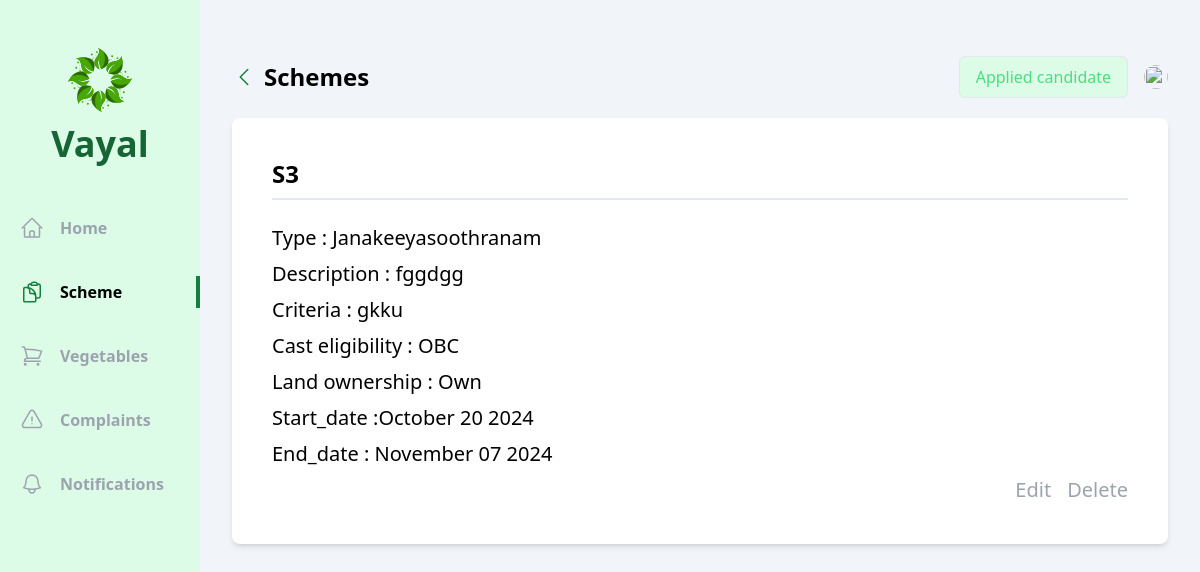
The page /officer/schemes/2/ on the database its author committed.
### officer/models.py (models this page shows, shortened)
class Scheme(models.Model):
    officer=models.ForeignKey(Agricultural_officer, on_delete=models.CASCADE)
    name=models.CharField(max_length=250)
    type=models.CharField(max_length=50,choices=schem_type)
    description=models.CharField(max_length=250)
    criteria=models.CharField(max_length=250)
    cast_eligibility = models.CharField(max_length=50,choices=scheme_cast,default='All')
    land_ownership=models.CharField(max_length=20, choices=land,default='All')
    posted_date=models.DateTimeField(auto_now_add=True)
    start_date=models.DateField()
    end_date=models.DateField()

### officer/views/schemes.py (the view)
# urls.py: path('schemes/<int:id>/',schemes.details,name='details_schemes'),
def details(request,id):
    scheme=Scheme.objects.get(id=id)
    return render(request,'officer/schemes/details.html',{'scheme':scheme})

### officer/templates/officer/schemes/details.html (shortened to what this page needs)
{% extends 'base.html' %}
{% block content %}
<div class="flex  bg-slate-100">
  <div class="w-2/12 bg-green-100 flex flex-col items-center pb-10">
      <div class="my-12 flex flex-col gap-3 justify-center items-center">
          <h1 class="text-4xl font-bold text-green-800 ">Vayal</h1>
      </div>
      <ul class="flex flex-col gap-8 w-full font-bold text-gray-400">
        <li class="w-full flex items-center px-5 py-1 gap-4 group hover:text-gray-500 cursor-pointer hover:border-green-700 hover:border-r-4">
          <a href="{% url 'officer:home' %}">Home</a>
      </li>
            <li class="w-full flex items-center px-5 py-1 gap-4 border-r-4 text-black border-green-700">
              <a href="{% url 'officer:schemes' %}">Scheme</a>
          </li>
          <li class="w-full flex items-center px-5 py-1 gap-4 group hover:text-gray-500 cursor-pointer hover:border-green-700 hover:border-r-4">
            <a href="{% url 'officer:vegetables' %}">Vegetables</a>
        </li>
        <li class="w-full flex items-center px-5 py-1 gap-4 group hover:text-gray-500 cursor-pointer hover:border-green-700 hover:border-r-4">
            <a href="{% url 'officer:complaints' %}">Complaints</a>
        </li>
        <li class="w-full flex items-center px-5 py-1 gap-4 group hover:text-gray-500 cursor-pointer hover:border-green-700 hover:border-r-4">
            <a href="{% url 'officer:notifications' %}">Notifications</a>
        </li>
      </ul>
    </div>
    <div class="w-10/12 h-screen overflow-y-auto px-8 py-14">
        <div class="flex justify-between mb-5">
            <div class="flex items-center gap-2">
                <a class="text-green-700" href="{% url 'officer:schemes' %}">
                    <svg xmlns="http://www.w3.org/2000/svg" fill="none" viewBox="0 0 24 24" stroke-width="1.5" stroke="currentColor" class="w-6 h-6">
                        <path stroke-linecap="round" stroke-linejoin="round" d="M15.75 19.5L8.25 12l7.5-7.5" />
                    </svg>
                </a>
                <h1 class="text-2xl font-bold">Schemes</h1>
            </div>
            <div class="flex items-center gap-4">
                <span class="px-4 py-2 flex gap-1 bg-green-100 text-green-400 border cursor-pointer bborder-green-300font-bold rounded-md">
                    <span><a href="{% url 'officer:applied_users' scheme.id %}">Applied candidate</a></span>
                </span>
                <div class="relative">
                    <img id="profile" src="/uploads/{{vayal_user.photo}}" class="h-6 w-6 rounded-full cursor-pointer" alt="">
                </div>
                </div>
            </div>
    <div class="max-h-xl mx-auto   p-6 bg-white rounded-lg shadow-md ">
        <div class="flex flex-col text-xl bg-white p-4 rounded-md gap-2">
            <span class="text-2xl font-bold mb-4 pb-2 border-b-2 border-slate-200">{{scheme.name }}</span>
            <span> Type : {{scheme.type}}</span>
            <span> Description : {{scheme.description}}</span>
            <span> Criteria : {{scheme.criteria}} </span>
            <span> Cast eligibility : {{scheme.cast_eligibility}} </span>
            <span> Land ownership : {{scheme.land_ownership}} </span>
            <span> Start_date :{{scheme.start_date  | date:"F d Y" }}</span>
            <span>End_date : {{scheme.end_date  | date:"F d Y" }}</span>
            <div class="flex justify-end ">
                <a href ="{% url 'officer:update_schemes' scheme.id %}" class="text-xl text-gray-400 mr-4 ">Edit</a>
                <a href ="{% url 'officer:delete_schemes' scheme.id %}" class="text-xl text-gray-400 ">Delete</a>
            </div>
        </div>
    </div>
  </div>
{% endblock content %}

### rows shown on the page
Scheme: name "S3", type "Janakeeyasoothranam", description "fggdgg", criteria "gkku", cast_eligibility "OBC", land_ownership "Own", start_date "October 20 2024", end_date "November 07 2024"
